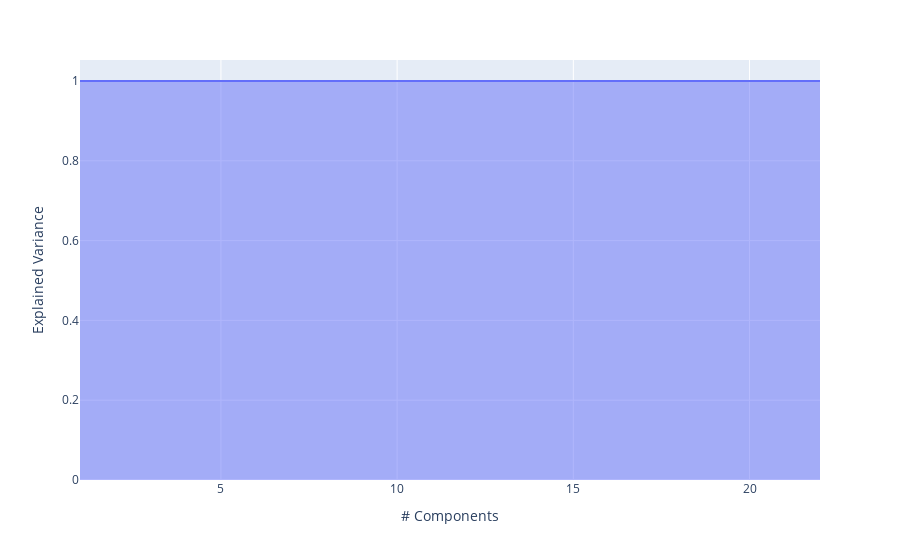

Source (notebook cell):
### Code cell
import plotly.express as px
import numpy as np
import pandas as pd
from sklearn.decomposition import PCA
from sklearn.datasets import load_diabetes

pca = PCA()
pca.fit(df2)
exp_var_cumul = np.cumsum(pca.explained_variance_ratio_)

px.area(
    x=range(1, exp_var_cumul.shape[0] + 1),
    y=exp_var_cumul,
    labels={"x": "# Components", "y": "Explained Variance"}
)

### Figure 1 — Plotly figure (JSON) as saved in the notebook; plotly's stock layout.template omitted (floating-point values rounded to 4 significant figures)
{"data": [{"hovertemplate": "# Components=%{x}<br>Explained Variance=%{y}<extra></extra>", "legendgroup": "", "line": {"color": "#636efa"}, "marker": {"symbol": "circle"}, "mode": "lines", "name": "", "orientation": "v", "showlegend": false, "stackgroup": "1", "type": "scatter", "x": [1, 2, 3, 4, 5, 6, 7, 8, 9, 10, 11, 12, 13, 14, 15, 16, 17, 18, 19, 20, 21, 22], "xaxis": "x", "y": [1.0, 1.0, 1.0, 1.0, 1.0, 1.0, 1.0, 1.0, 1.0, 1.0, 1.0, 1.0, 1.0, 1.0, 1, 1, 1, 1, 1, 1, 1, 1], "yaxis": "y"}], "layout": {"legend": {"tracegroupgap": 0}, "margin": {"t": 60}, "xaxis": {"anchor": "y", "domain": [0, 1], "title": {"text": "# Components"}}, "yaxis": {"anchor": "x", "domain": [0, 1], "title": {"text": "Explained Variance"}}}}
